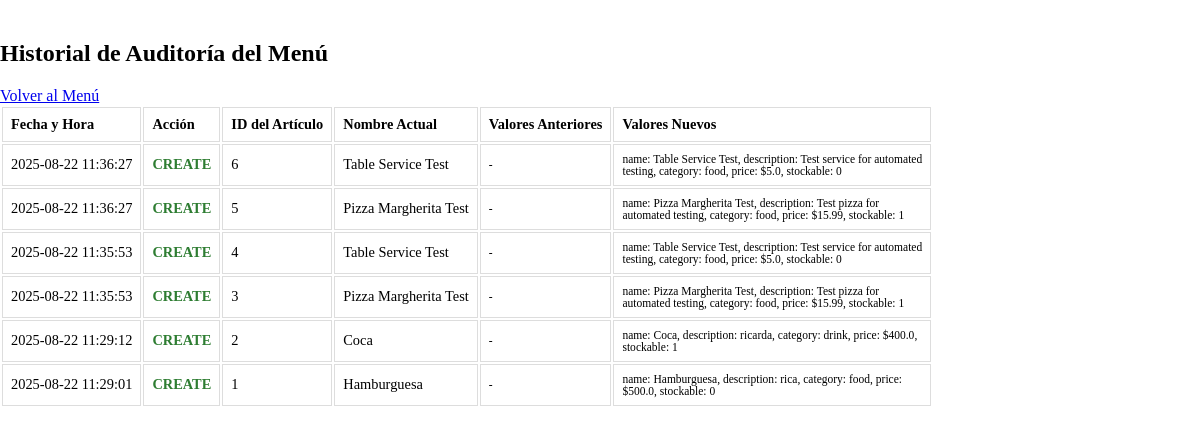
The app's page /menu/audit with its own data.
### tables this page shows
CREATE TABLE menu_audit (
        id INTEGER PRIMARY KEY AUTOINCREMENT,
        menu_item_id INTEGER,
        action TEXT NOT NULL,
        old_values TEXT,
        new_values TEXT,
        timestamp DATETIME NOT NULL,
        user_info TEXT
    );

CREATE TABLE menu_items (
        id INTEGER PRIMARY KEY AUTOINCREMENT,
        name TEXT NOT NULL,
        description TEXT,
        category TEXT NOT NULL,
        price DECIMAL(10,2) NOT NULL,
        available BOOLEAN DEFAULT 1,
        stockable BOOLEAN DEFAULT 0,
        unit TEXT
    );

### app.py (the view)
@app.route('/menu/audit')
def menu_audit():
    conn = get_db_connection()
    audit_log = conn.execute('''
        SELECT ma.*, mi.name as current_name
        FROM menu_audit ma
        LEFT JOIN menu_items mi ON ma.menu_item_id = mi.id
        ORDER BY ma.timestamp DESC
    ''').fetchall()
    conn.close()
    return render_template('menu_audit.html', audit_log=audit_log)

### app.py (called while the page is built)
def get_db_connection():
    conn = sqlite3.connect(DATABASE)
    conn.row_factory = sqlite3.Row
    return conn

### templates/menu_audit.html (shortened to what this page needs)
<!DOCTYPE html>
<html lang="en">
<head>
    <link rel="stylesheet" href="https://cdnjs.cloudflare.com/ajax/libs/milligram/1.4.1/milligram.min.css">
</head>
<body>
    <h2>Historial de Auditoría del Menú</h2>
    <a href="{{ url_for('menu') }}" class="button">Volver al Menú</a>
    <table>
        <thead>
            <tr>
                <th>Fecha y Hora</th>
                <th>Acción</th>
                <th>ID del Artículo</th>
                <th>Nombre Actual</th>
                <th>Valores Anteriores</th>
                <th>Valores Nuevos</th>
            </tr>
        </thead>
        <tbody>
            {% for log in audit_log %}
            <tr>
                <td>{{ log['timestamp'][:19] }}</td>
                <td class="action-{{ log['action'].lower() }}">{{ log['action'] }}</td>
                <td>{{ log['menu_item_id'] }}</td>
                <td>{{ log['current_name'] or '(deleted)' }}</td>
                <td class="values-cell">{{ log['old_values'] or '-' }}</td>
                <td class="values-cell">{{ log['new_values'] or '-' }}</td>
            </tr>
            {% endfor %}
        </tbody>
    </table>
</body>
</html>

### templates/menu_audit.html (style rules this page uses)
body { max-width: 1200px; margin: 40px auto; }
table { font-size: 0.9em; }
th, td { padding: 8px; text-align: left; border: 1px solid #ddd; }
.action-create { color: #2e7d32; font-weight: bold; }
.values-cell { max-width: 300px; word-wrap: break-word; font-size: 0.8em; }

### records on screen
menu_audit: timestamp "2025-08-22 11:36:27", action "CREATE", menu_item_id "6", name "Table Service Test", log "-", new_values "name: Table Service Test, description: Test service for automated testing, category: food, price: $5.0, stockable: 0"
menu_audit: timestamp "2025-08-22 11:36:27", action "CREATE", menu_item_id "5", name "Pizza Margherita Test", log "-", new_values "name: Pizza Margherita Test, description: Test pizza for automated testing, category: food, price: $15.99, stockable: 1"
menu_audit: timestamp "2025-08-22 11:35:53", action "CREATE", menu_item_id "4", name "Table Service Test", log "-", new_values "name: Table Service Test, description: Test service for automated testing, category: food, price: $5.0, stockable: 0"
menu_audit: timestamp "2025-08-22 11:35:53", action "CREATE", menu_item_id "3", name "Pizza Margherita Test", log "-", new_values "name: Pizza Margherita Test, description: Test pizza for automated testing, category: food, price: $15.99, stockable: 1"
menu_audit: timestamp "2025-08-22 11:29:12", action "CREATE", menu_item_id "2", name "Coca", log "-", new_values "name: Coca, description: ricarda, category: drink, price: $400.0, stockable: 1"
menu_audit: timestamp "2025-08-22 11:29:01", action "CREATE", menu_item_id "1", name "Hamburguesa", log "-", new_values "name: Hamburguesa, description: rica, category: food, price: $500.0, stockable: 0"
